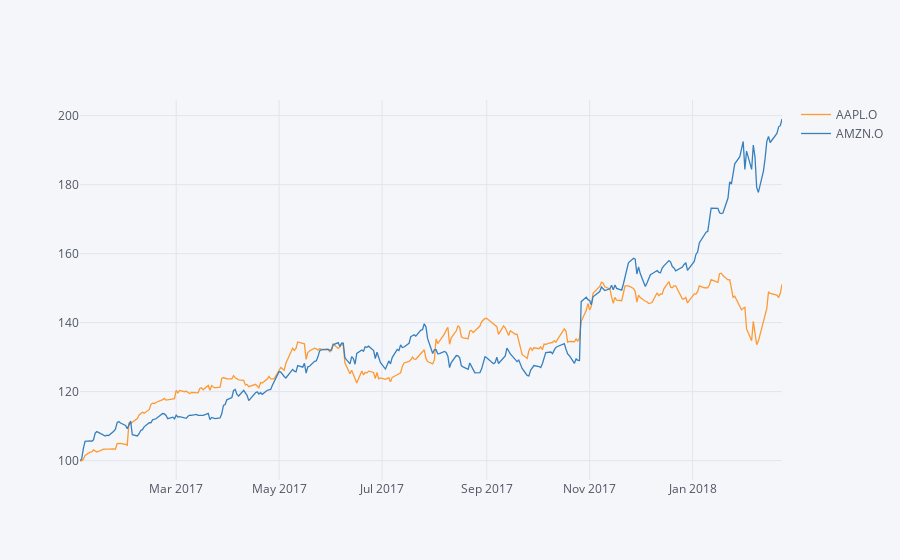

Notebook code for this chart:
### Markdown cell above
The line chart above shows the real stock prices of these two companies. However, to compare the performances between the two companies, you can use `.normalize()` to normalize financial time series data and then plot the line chart to visualize the comparison.

### Code cell
ts_data.normalize().iplot()

### Figure 1 — Plotly figure (JSON) as saved in the notebook; plotly's stock layout.template omitted (floating-point values rounded to 4 significant figures; data arrays with more than 128 entries replaced by an {"elided": "..."} marker saying what was removed)
{"data": [{"line": {"color": "rgba(255, 153, 51, 1.0)", "dash": "solid", "shape": "linear", "width": 1.3}, "mode": "lines", "name": "AAPL.O", "text": "", "type": "scatter", "x": {"elided": "288 str values"}, "y": {"elided": "288 float values"}}, {"line": {"color": "rgba(55, 128, 191, 1.0)", "dash": "solid", "shape": "linear", "width": 1.3}, "mode": "lines", "name": "AMZN.O", "text": "", "type": "scatter", "x": {"elided": "288 str values"}, "y": {"elided": "288 float values"}}], "layout": {"legend": {"bgcolor": "#F5F6F9", "font": {"color": "#4D5663"}}, "paper_bgcolor": "#F5F6F9", "plot_bgcolor": "#F5F6F9", "title": {"font": {"color": "#4D5663"}}, "xaxis": {"gridcolor": "#E1E5ED", "showgrid": true, "tickfont": {"color": "#4D5663"}, "title": {"font": {"color": "#4D5663"}, "text": ""}, "zerolinecolor": "#E1E5ED"}, "yaxis": {"gridcolor": "#E1E5ED", "showgrid": true, "tickfont": {"color": "#4D5663"}, "title": {"font": {"color": "#4D5663"}, "text": ""}, "zerolinecolor": "#E1E5ED"}}}
